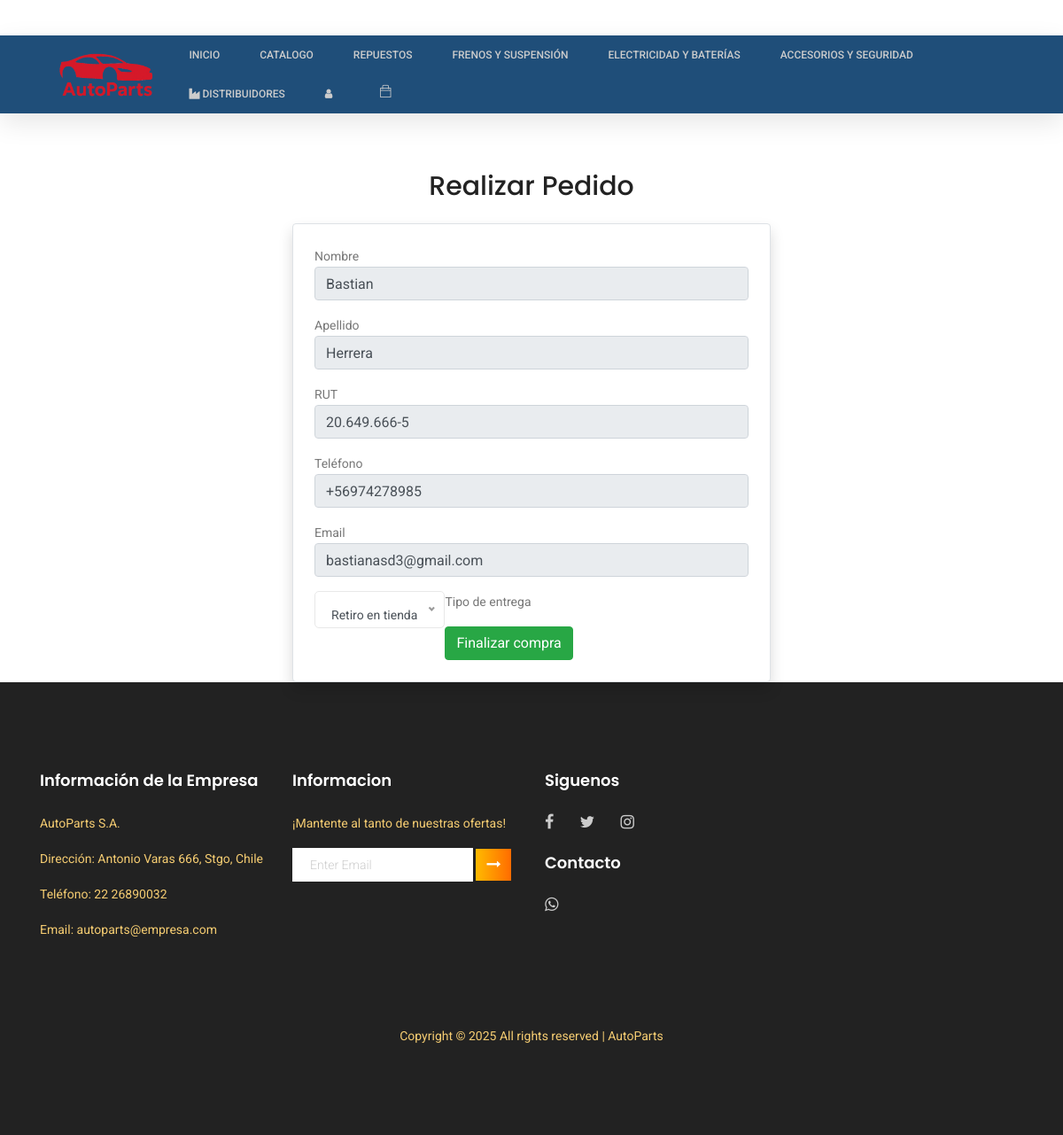
/realizar-pedido/ (signed in), run on the app's committed database.
### tienda/models.py (models this page shows, shortened)
class CustomUser(AbstractUser):
    email = models.EmailField(unique=True)
    is_b2b = models.BooleanField(default=False)
    date_joined = models.DateTimeField(auto_now_add=True)
    nombre = models.CharField(max_length=100, blank=True)
    apellido = models.CharField(max_length=100, blank=True)
    rut = models.CharField(max_length=12, blank=True)
    telefono = models.CharField(max_length=20, blank=True)
    USERNAME_FIELD = 'email'
    REQUIRED_FIELDS = []
    ROLES = [
    ('cliente', 'Cliente'),
    ('bodeguero', 'Bodeguero'),
    ('contador', 'Contador'),
    ('repartidor', 'Repartidor'),
    ]
    rol = models.CharField(max_length=20, choices=ROLES, default='cliente')
    groups = models.ManyToManyField('auth.Group', related_name='customuser_groups', blank=True)
    user_permissions = models.ManyToManyField('auth.Permission', related_name='customuser_permissions', blank=True)

### tienda/views.py (the view, shortened to what this page needs)
# urls.py: path('realizar-pedido/', realizar_pedido, name='realizar_pedido'),
@login_required
def realizar_pedido(request):
    productos_json = "[]"
    carrito = request.session.get("carrito", {})
    return render(request, 'tienda/realizar_pedido.html', {
        'productos_json': productos_json,
    })

### tienda/templates/tienda/realizar_pedido.html (shortened to what this page needs)
{% extends "tienda/base.html" %}
{% load static %}
{% block content %}
<div class="row justify-content-center">
    <div class="col-md-6">
        <h2 class="mb-4 mt-5 text-center">Realizar Pedido</h2>
        <form method="post" class="shadow p-4 border rounded bg-white">
            <div class="form-group">
                <label>Nombre</label>
                <input type="text" class="form-control" value="{{ user.nombre }}" readonly>
            </div>
            <div class="form-group">
                <label>Apellido</label>
                <input type="text" class="form-control" value="{{ user.apellido }}" readonly>
            </div>
            <div class="form-group">
                <label>RUT</label>
                <input type="text" class="form-control" value="{{ user.rut }}" readonly>
            </div>
            <div class="form-group">
                <label>Teléfono</label>
                <input type="text" class="form-control" value="{{ user.telefono }}" readonly>
            </div>
            <div class="form-group">
                <label>Email</label>
                <input type="email" class="form-control" value="{{ user.email }}" readonly>
            </div>
            <div class="form-group">
                <label for="id_tipo_entrega">Tipo de entrega</label>
            </div>
            <a href="{% url 'checkout' %}" class="btn btn-success">Finalizar compra</a>
        </form>
    </div>
</div>
{% endblock %}

### tienda/templates/tienda/base.html (style rules this page uses)
body { padding-top: 120px; }

### data on the page
CustomUser: nombre "Bastian", apellido "Herrera", rut "20.649.666-5", telefono "+56974278985", email "bastianasd3@gmail.com"
